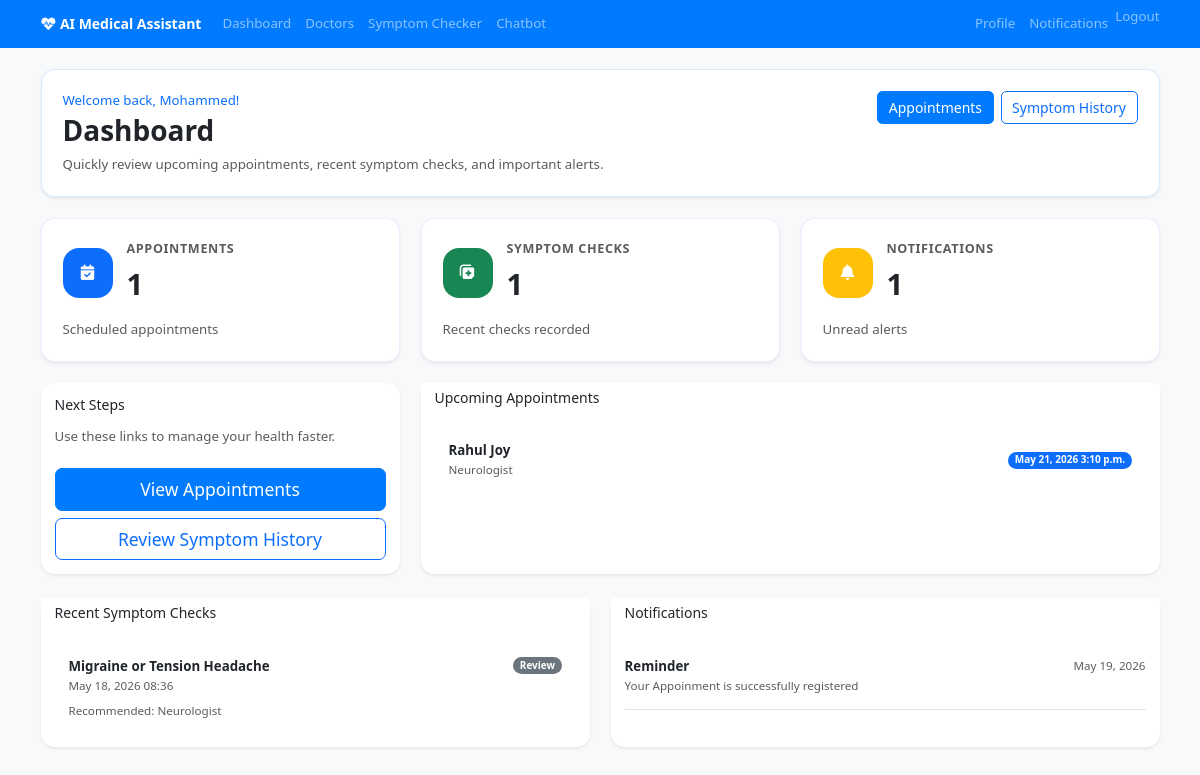
The app's page /dashboard/ (signed in) with its own data.
### appointments/models.py (models this page shows, shortened)
class Appointment(models.Model):
    STATUS_CHOICES = [
        ('pending', 'Pending'),
        ('confirmed', 'Confirmed'),
        ('completed', 'Completed'),
        ('cancelled', 'Cancelled'),
    ]
    patient = models.ForeignKey(User, on_delete=models.CASCADE, related_name='appointments')
    doctor = models.ForeignKey(Doctor, on_delete=models.CASCADE)
    date = models.DateField()
    time = models.TimeField()
    status = models.CharField(max_length=20, choices=STATUS_CHOICES, default='pending')
    notes = models.TextField(blank=True)
    created_at = models.DateTimeField(auto_now_add=True)

### doctors/models.py (models this page shows, shortened)
class Doctor(models.Model):
    user = models.OneToOneField(User, on_delete=models.CASCADE)
    specialization = models.CharField(max_length=100)
    experience_years = models.PositiveIntegerField()
    available_timings = models.CharField(max_length=255, help_text="e.g., Mon-Fri 9AM-5PM")
    consultation_fee = models.DecimalField(max_digits=10, decimal_places=2)
    bio = models.TextField(blank=True)

### symptoms/models.py (models this page shows, shortened)
class Symptom(models.Model):
    user = models.ForeignKey(User, on_delete=models.CASCADE)
    symptoms = models.TextField()
    predicted_condition = models.CharField(max_length=255, blank=True)
    recommended_specialist = models.CharField(max_length=100, blank=True)
    created_at = models.DateTimeField(auto_now_add=True)

### notifications/models.py (models this page shows, shortened)
class Notification(models.Model):
    TYPE_CHOICES = [
        ('appointment', 'Appointment'),
        ('reminder', 'Reminder'),
        ('general', 'General'),
    ]
    user = models.ForeignKey(User, on_delete=models.CASCADE)
    message = models.TextField()
    notification_type = models.CharField(max_length=20, choices=TYPE_CHOICES, default='general')
    is_read = models.BooleanField(default=False)
    sent_at = models.DateTimeField(auto_now_add=True)

### main/views.py (the view)
# urls.py: path('dashboard/', views.doctor_dashboard, name='doctor_dashboard'),
@login_required
def dashboard(request):
    if Doctor.objects.filter(user=request.user).exists():
        return redirect('doctor_dashboard')
    if request.user.is_staff:
        return redirect('admin:index')
    appointments = Appointment.objects.filter(patient=request.user).order_by('date')
    symptoms = Symptom.objects.filter(user=request.user).order_by('-created_at')[:5]
    notifications = Notification.objects.filter(user=request.user, is_read=False)
    return render(request, 'main/dashboard.html', {
        'appointments': appointments,
        'symptoms': symptoms,
        'notifications': notifications,
    })

### main/context_processors.py (called while the page is built)
def dashboard_url(request):
    if not request.user.is_authenticated:
        return {'dashboard_url': 'dashboard'}
    if Doctor.objects.filter(user=request.user).exists():
        return {'dashboard_url': 'doctor_dashboard'}
    if request.user.is_staff:
        return {'dashboard_url': 'admin:index'}
    return {'dashboard_url': 'dashboard'}

### templates/main/dashboard.html (shortened to what this page needs)
{% extends 'base.html' %}
{% block content %}
<div class="dashboard-hero p-4 mb-4 rounded-4 shadow-sm bg-white">
    <div class="d-flex flex-column flex-md-row align-items-start justify-content-between gap-3">
        <div>
            <p class="text-primary mb-1">Welcome back, {{ user.first_name|default:user.username }}!</p>
            <h2 class="mb-2">Dashboard</h2>
            <p class="text-muted mb-0">Quickly review upcoming appointments, recent symptom checks, and important alerts.</p>
        </div>
        <div class="d-flex flex-wrap gap-2">
            <a href="{% url 'appointment_list' %}" class="btn btn-primary">Appointments</a>
            <a href="{% url 'symptom_history' %}" class="btn btn-outline-primary">Symptom History</a>
        </div>
    </div>
</div>
<div class="row g-4 mb-4">
    <div class="col-md-4">
        <div class="stat-card rounded-4 p-4 shadow-sm bg-white">
            <div class="d-flex align-items-center gap-3 mb-3">
                <div class="stat-icon bg-primary text-white"><i class="fas fa-calendar-check"></i></div>
                <div>
                    <div class="stat-title text-uppercase text-muted">Appointments</div>
                    <div class="stat-value">{{ appointments|length }}</div>
                </div>
            </div>
            <p class="text-muted mb-0">Scheduled appointments</p>
        </div>
    </div>
    <div class="col-md-4">
        <div class="stat-card rounded-4 p-4 shadow-sm bg-white">
            <div class="d-flex align-items-center gap-3 mb-3">
                <div class="stat-icon bg-success text-white"><i class="fas fa-notes-medical"></i></div>
                <div>
                    <div class="stat-title text-uppercase text-muted">Symptom checks</div>
                    <div class="stat-value">{{ symptoms|length }}</div>
                </div>
            </div>
            <p class="text-muted mb-0">Recent checks recorded</p>
        </div>
    </div>
    <div class="col-md-4">
        <div class="stat-card rounded-4 p-4 shadow-sm bg-white">
            <div class="d-flex align-items-center gap-3 mb-3">
                <div class="stat-icon bg-warning text-white"><i class="fas fa-bell"></i></div>
                <div>
                    <div class="stat-title text-uppercase text-muted">Notifications</div>
                    <div class="stat-value">{{ notifications|length }}</div>
                </div>
            </div>
            <p class="text-muted mb-0">Unread alerts</p>
        </div>
    </div>
</div>
<div class="row g-4">
    <div class="col-lg-4">
        <div class="card rounded-4 shadow-sm h-100 border-0">
            <div class="card-body">
                <h5 class="card-title mb-3">Next Steps</h5>
                <p class="text-muted">Use these links to manage your health faster.</p>
                <div class="d-grid gap-2 mt-4">
                    <a href="{% url 'appointment_list' %}" class="btn btn-primary btn-lg">View Appointments</a>
                    <a href="{% url 'symptom_history' %}" class="btn btn-outline-primary btn-lg">Review Symptom History</a>
                </div>
            </div>
        </div>
    </div>
    <div class="col-lg-8">
        <div class="card rounded-4 shadow-sm h-100 border-0">
            <div class="card-header bg-white border-0">
                <h5 class="mb-0">Upcoming Appointments</h5>
            </div>
            <div class="card-body">
                {% if appointments %}
                    <div class="list-group list-group-flush">
                        {% for appointment in appointments %}
                            <div class="list-group-item py-3">
                                <div class="d-flex justify-content-between align-items-center gap-3">
                                    <div>
                                        <strong>{{ appointment.doctor.user.first_name }} {{ appointment.doctor.user.last_name }}</strong>
                                        <div class="small text-muted">{{ appointment.doctor.specialization|default:'General' }}</div>
                                    </div>
                                    <span class="badge bg-primary rounded-pill">{{ appointment.date }} {{ appointment.time }}</span>
                                </div>
                            </div>
                        {% endfor %}
                    </div>
                {% else %}
                    <p class="text-muted mb-0">No upcoming appointments yet. Book one to get started.</p>
                {% endif %}
            </div>
        </div>
    </div>
</div>
<div class="row g-4 mt-1">
    <div class="col-lg-6">
        <div class="card rounded-4 shadow-sm h-100 border-0">
            <div class="card-header bg-white border-0">
                <h5 class="mb-0">Recent Symptom Checks</h5>
            </div>
            <div class="card-body">
                {% if symptoms %}
                    <div class="list-group list-group-flush">
                        {% for symptom in symptoms %}
                            <div class="list-group-item py-3">
                                <div class="d-flex justify-content-between align-items-start gap-3">
                                    <div>
                                        <strong>{{ symptom.predicted_condition }}</strong>
                                        <div class="small text-muted">{{ symptom.created_at|date:'M d, Y H:i' }}</div>
                                    </div>
                                    <span class="badge bg-secondary rounded-pill">Review</span>
                                </div>
                                <div class="small text-muted mt-2">Recommended: {{ symptom.recommended_specialist|default:'No specialist suggested yet.' }}</div>
                            </div>
                        {% endfor %}
                    </div>
                {% else %}
                    <p class="text-muted mb-0">You haven’t checked symptoms yet. Use the symptom checker to record your health concerns.</p>
                {% endif %}
            </div>
        </div>
    </div>
    <div class="col-lg-6">
        <div class="card rounded-4 shadow-sm h-100 border-0">
            <div class="card-header bg-white border-0">
                <h5 class="mb-0">Notifications</h5>
            </div>
            <div class="card-body">
                {% if notifications %}
                    <ul class="list-unstyled mb-0">
                        {% for notification in notifications %}
                            <li class="py-3 border-bottom">
                                <div class="d-flex justify-content-between align-items-start gap-3">
                                    <div>
                                        <strong>{{ notification.notification_type|title }}</strong>
                                        <div class="small text-muted">{{ notification.message }}</div>
                                    </div>
                                    <span class="small text-muted">{{ notification.sent_at|date:'M d, Y' }}</span>
                                </div>
                            </li>
                        {% endfor %}
                    </ul>
                {% else %}
                    <p class="text-muted mb-0">No new notifications yet. We’ll let you know when something needs your attention.</p>
                {% endif %}
            </div>
        </div>
    </div>
</div>
{% endblock %}

### static/css/style.css (style rules this page uses)
html { font-size: 14px; }
body { font-family: 'Segoe UI', Tahoma, Geneva, Verdana, sans-serif; background-color: #eef5ff; font-size: 0.95rem; }
h2 { font-size: clamp(1.4rem, 2vw, 2rem); }
h4, h5, h6 { font-size: 1rem; }
.btn-primary { background-color: #007bff; border-color: #007bff; }
.dashboard-hero { border: 1px solid rgba(0,123,255,0.15); background-color: #ffffff; }
.dashboard-hero h2 { font-size: 2rem; font-weight: 700; }
.stat-card { transition: transform 0.25s ease, box-shadow 0.25s ease; border: 1px solid rgba(112, 123, 255, 0.12); }
.stat-icon { width: 50px; height: 50px; border-radius: 16px; display: inline-flex; align-items: center; justify-content: center; font-size: 1.1rem; }
.stat-title { font-size: 0.9rem; font-weight: 600; text-transform: uppercase; letter-spacing: 0.05em; }
.stat-value { font-size: 2.1rem; font-weight: 700; margin-top: 0.2rem; }
.card-header { background-color: #ffffff !important; }
.list-group-item { background-color: transparent; }

### templates/base.html (style rules this page uses)
body { background-color: #f8f9fa; }
.card { border: none; box-shadow: 0 2px 4px rgba(0,0,0,0.1); }
.btn-primary { background-color: #007bff; border-color: #007bff; }

### records on screen
Appointment: doctor.user.first_name "Rahul", doctor.user.last_name "Joy", doctor.specialization "Neurologist", date "May 21, 2026", time "3:10 p.m."
Symptom: predicted_condition "Migraine or Tension Headache", created_at "May 18, 2026 08:36", recommended_specialist "Neurologist"
Notification: notification_type "Reminder", message "Your Appoinment is successfully registered", sent_at "May 19, 2026"

### other values on screen
{{ user.first_name|default:user.username }} "Mohammed"
{{ appointments|length }} "1"
{{ symptoms|length }} "1"
{{ notifications|length }} "1"
